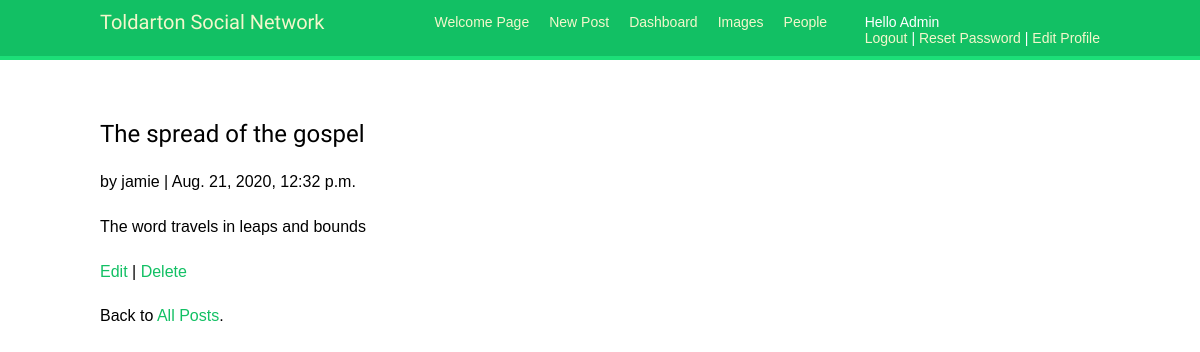
Screenshot of /posts/new/2/ (signed in) with the database file from the repository.
### posts/models.py (models this page shows, shortened)
class Post(models.Model):
    title = models.CharField(max_length=255)
    body = models.TextField()
    date = models.DateTimeField(auto_now_add=True)
    author = models.ForeignKey(get_user_model(), on_delete=models.CASCADE, )
    class Meta:
        ordering = ['-date']

### posts/views.py (the view)
# urls.py: path('<int:pk>/', PostDetailView.as_view(), name='post_detail'),
class PostDetailView(LoginRequiredMixin, DetailView):
    model = Post
    template_name = 'post_detail.html'
    login_url = 'login'

### account/templates/post_detail.html
{% extends 'base.html' %}
{% block content %}
    <div class="post-entry">
        <h2>{{ object.title }}</h2>
        <p>by {{ object.author }} | {{ object.date }}</p>
        <p>{{ object.body }}</p>
    </div>
    <p><a href="{% url 'post_edit' post.pk %}">Edit</a> |
    <a href="{% url 'post_delete' post.pk %}">Delete</a></p>
    <p>Back to <a href="{% url 'post_list' %}">All Posts</a>.</p>
{% endblock content %}

### account/templates/base.html (shortened to what this page needs)
{% load static %}
<!DOCTYPE html>
<html>
<head>
  <link href="{% static "css/base.css" %}" rel="stylesheet">
</head>
<body>
  <div id="header">
    <span class="logo">Toldarton Social Network</span>
    {% if request.user.is_authenticated %}
    <ul class="menu">
      <li {% if section == "dashboard" %}class="selected"{% endif %}>
        <a href="{% url "dashboard" %}">Welcome Page</a>
      </li>
    <li {% if section == "post_new" %}class="selected"{% endif %}>
    <a href="{% url "post_new" %}">New Post</a>
      </li>
    <li {% if section == "post_list" %}class="selected"{% endif %}>
        <a href="post_list">Dashboard</a>
      <li {% if section == "images" %}class="selected"{% endif %}>
        <a href="#">Images</a>
      </li>
      <li {% if section == "people" %}class="selected"{% endif %}>
        <a href="{% url "user_list" %}">People</a>
      </li>
    </ul>
  {% endif %}
  <span class="user">
    {% if request.user.is_authenticated %}
      Hello {{ request.user }}
	  <br>
      <a href="{% url "logout" %}">Logout</a> |
	  <a href="{% url "password_change" %}">Reset Password</a> |
      <a href="{% url "edit" %}">Edit Profile</a>
    {% else %}
      <a href="{% url "login" %}">Log-in</a>
    {% endif %}
  </span>
  </div>
  <div id="content">
    {% block content %}
    {% endblock %}
  </div>
</body>
</html>

### account/static/css/base.css (style rules this page uses)
body { margin:0; padding:0; font-family:helvetica, sans-serif; }
p { line-height: 1.8; }
a { color:#12c064; text-decoration:none; }
h1, h2, h3, h4, h5 , h6 { font-family: 'Muli', sans-serif; font-weight:normal; }
h2 { margin:30px 0 20px; }
#header { padding:10px 100px; font-size:14px; background:#12c064; color:#fff; border-bottom:4px solid #1cdf78; overflow:auto; }
#header .logo { font-family: 'Muli', sans-serif; float:left; color:#f3f7cc; font-size:20px; margin-right:10%; }
#header ul.menu { list-style:none; float:left; margin:0; padding:0; }
#header ul.menu li { float:left; padding:4px 10px; }
#header a { color:#f3f7cc; }
#header .user { float:right; padding-top:4px; text-transform: capitalize; }
#content { padding:30px 100px; }

### rows the page displays
Post: title "The spread of the gospel", author "jamie", date "Aug. 21, 2020, 12:32 p.m.", body "The word travels in leaps and bounds"

### other values shown
{{ request.user }} "Admin"
